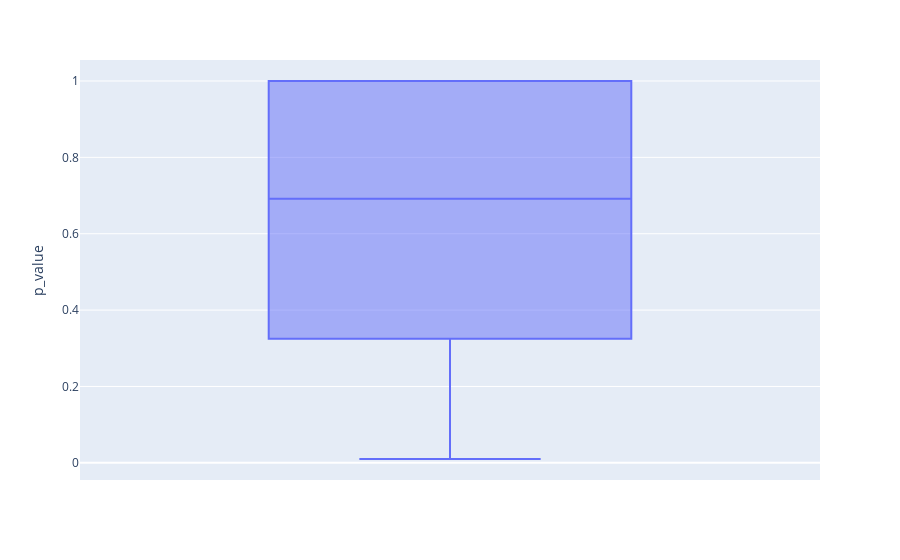

Notebook code for this chart:
### Code cell
p_values = pd.DataFrame(get_fisher_exact_test_p_values(data),columns = ["statistic","p_value"])
px.box(p_values, y = "p_value")

### Figure 1 — Plotly figure (JSON) as saved in the notebook; plotly's stock layout.template omitted (floating-point values rounded to 4 significant figures)
{"data": [{"alignmentgroup": "True", "hovertemplate": "p_value=%{y}<extra></extra>", "legendgroup": "", "marker": {"color": "#636efa"}, "name": "", "notched": false, "offsetgroup": "", "orientation": "v", "showlegend": false, "type": "box", "x0": " ", "xaxis": "x", "y": [1, 0.5533, null, null, 0.1081, 0.4177, 1, 0.01005, 0.4597, 1, 1, 1, 1, 0.2867, 1, null, null, 1, 0.7117, 0.3631, 0.7605, 0.01433, 0.2448, 0.9071, 1, 0.5548, 0.2508, 0.02023, null, 0.5532, 0.7456, 0.672, 1], "y0": " ", "yaxis": "y"}], "layout": {"autosize": true, "boxmode": "group", "legend": {"tracegroupgap": 0}, "margin": {"t": 60}, "xaxis": {"anchor": "y", "autorange": true, "domain": [0, 1], "range": [-0.5, 0.5], "type": "category"}, "yaxis": {"anchor": "x", "autorange": true, "domain": [0, 1], "range": [-0.04495, 1.055], "title": {"text": "p_value"}, "type": "linear"}}}
